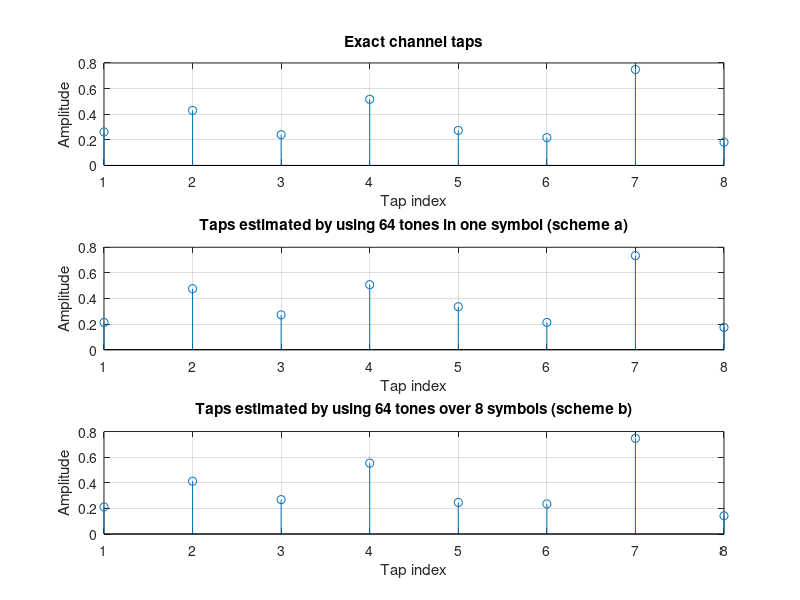
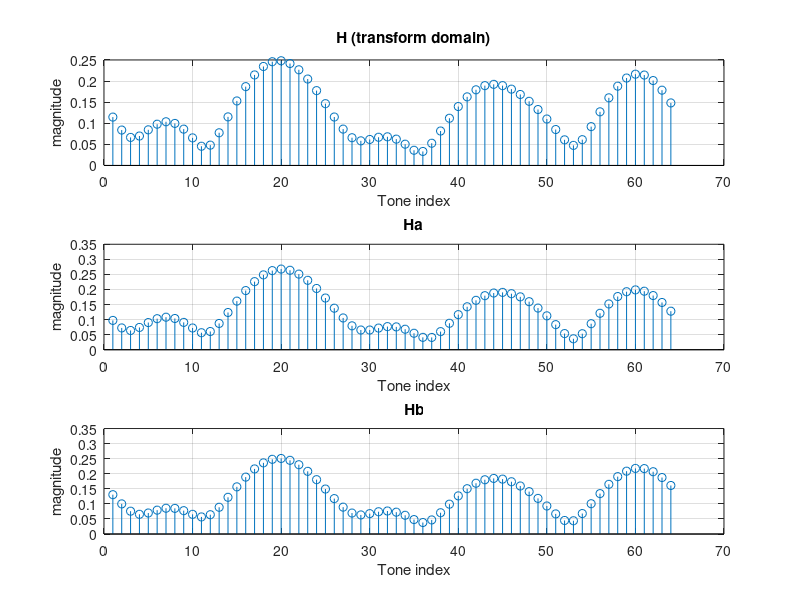

These figures' MATLAB source, in order:


close all
clear all
N = 64;      % OFDM Symbol Size
P = 16;      % size of Cyclic Prefix
M = 8;       % Channel Length
L = 8;       % number of training tones in symbol

%tone indices used for training (channel estimation)
p_ind = 4:8:60;

% QPSK Modulation scheme (with normalized power)
map = 1/sqrt(2) * [-1,1];
j = sqrt(-1);

%unitay DFT matrix
F = fft(eye(N))/sqrt(N);

%Generate OFDM symbols (QPSK modulation)
x = map(randi([1,2],N,L)) + j*map(randi([1,2],N,L));
%reference tones (used for training)
x(p_ind,:) = 1/sqrt(2)*(ones(length(p_ind),L) + j*ones(length(p_ind),L));



x_bar = F'*x;   %transform domain

%Channel taps, randomly generated with Gaussian distribution N(0,1)
h = (randn(1,M) + j*randn(1,M))/sqrt(2*M);
h_app = [h zeros(1,N-M)];

H = zeros(64,64);
H(1,:) = h_app;
for i=2:N
    H(i,:) = circshift(H(i-1,:),1);
end


SNR = 10;
var = 0.1;

%Gaussian noise 
v_bar = sqrt(var/2) * (randn(N,L) + j*randn(N,L));

y_bar = H*x_bar + v_bar;

y = F*y_bar;

%Q matrix (submatrix of F matrix)
%Qa used for channel estimation using scheme-a (one entire OFDM symbol)
Qa = F(1:M,1:N);
%Qb used for channel estimation using scheme-b (8 tones from each OFDM
%symbol)
Qb = F(1:M,p_ind);

S = diag(x(:,1));

h_hata = 1/sqrt(N)*inv(Qa*Qa')*Qa*(conj(x(:,1)).*y(:,1));

h_hatb = 1/sqrt(N)*inv(Qb*Qb')*Qb*(conj(x(p_ind,:)).*y(p_ind,:));

h_b = zeros(M,1);
for i=1:M
    h_b(i) = mean(h_hatb(i,:));
end
    
subplot(311)
stem(abs(h))
xlabel('Tap index')
ylabel('Amplitude')
title('Exact channel taps')
grid on

subplot(312)
stem(abs(h_hata))
xlabel('Tap index')
ylabel('Amplitude')
title('Taps estimated by using 64 tones in one symbol (scheme a)')
grid on

subplot(313)
stem(abs(h_b))
xlabel('Tap index')
ylabel('Amplitude')
title('Taps estimated by using 64 tones over 8 symbols (scheme b)')
grid on


%%%%%Channel in transform domain
%Exact channel
h_bar = F'*([h.' ;zeros(N-M,1)]);
figure(2)
subplot(311)
stem(abs(h_bar))
xlabel('Tone index')
ylabel('magnitude')
title('H (transform domain)')
grid on

%scheme a
h_bar_a = F'*([h_hata;zeros(N-M,1)]);
subplot(312)
stem(abs(h_bar_a))
xlabel('Tone index')
ylabel('magnitude')
title('Ha')
grid on

%scheme b
h_bar_b = F'*([h_b; zeros(N-M,1)]);
subplot(313)
stem(abs(h_bar_b))
xlabel('Tone index')
ylabel('magnitude')
title('Hb')
grid on












